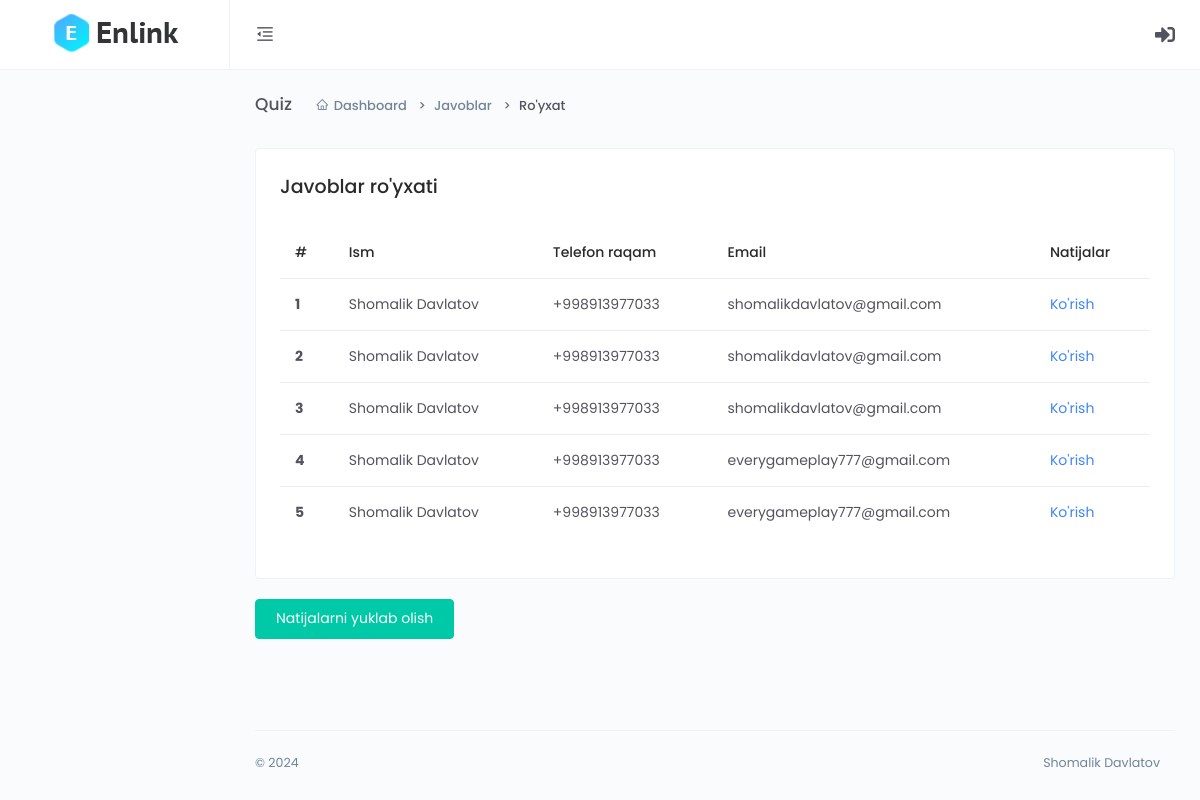
Screenshot of /dashboard/answer-list/5hFeY10fJoiEyQ9/ with the database file from the repository.
### main/models.py (models this page shows, shortened)
class CodeGenerate(models.Model):
    code = models.CharField(max_length=255, blank=True,unique=True)
    class Meta:
        abstract = True

class Answer(CodeGenerate):
    quiz = models.ForeignKey(Quiz, on_delete=models.CASCADE)
    user_name = models.CharField(max_length=255)
    phone = models.CharField(max_length=255, blank=True, null=True)
    email = models.EmailField(null=True, blank=True)

### dashboard/views.py (the view)
# urls.py: path('answer-list/<str:code>/', views.answer_list, name='answer_list'),
def answer_list(request, code):
    answers = models.Answer.objects.filter(quiz__code = code)
    context = {'answers':answers, 'code':code}
    return render(request, 'dashboard/answer/answer_list.html', context)

### templates/dashboard/answer/answer_list.html
{% extends 'dashboard/base.html' %}
{% block content %}
<div class="main-content">
    <div class="page-header">
        <h2 class="header-title">Quiz</h2>
        <div class="header-sub-title">
            <nav class="breadcrumb breadcrumb-dash">
                <a href="#" class="breadcrumb-item"><i class="anticon anticon-home m-r-5"></i>Dashboard</a>
                <a class="breadcrumb-item" href="#">Javoblar</a>
                <span class="breadcrumb-item active">Ro'yxat</span>
            </nav>
        </div>
    </div>
    <div class="card">
        <div class="card-body">
            <h4>Javoblar ro'yxati</h4>
            <div class="m-t-25">
                <div class="table-responsive">
                    <table class="table">
                        <thead>
                            <tr>
                                <th scope="col">#</th>
                                <th scope="col">Ism</th>
                                <th scope="col">Telefon raqam</th>
                                <th scope="col">Email</th>
                                <th scope="col">Natijalar</th>
                            </tr>
                        </thead>
                        <tbody>
                            {% for a in answers %}
                            <tr>
                                <th scope="row">{{forloop.counter}}</th>
                                <td>{{a.user_name}}</td>
                                <td>{{a.phone}}</td>
                                <td>{{a.email}}</td>
                                <td><a href="{% url 'dashboard:answer_detail' a.code %}">Ko'rish</a></td>
                            </tr>
                            {% endfor %}
                        </tbody>
                    </table>
                </div>
            </div>
        </div>
    </div>
    <a href="{% url 'dashboard:excel_download' code %}">
        <button class="btn btn-success m-r-5">Natijalarni yuklab olish</button>
    </a>
</div>
{% endblock %}

### rows the page displays
Answer: user_name "Shomalik Davlatov", phone "+998913977033", email "shomalikdavlatov@gmail.com"
Answer: user_name "Shomalik Davlatov", phone "+998913977033", email "shomalikdavlatov@gmail.com"
Answer: user_name "Shomalik Davlatov", phone "+998913977033", email "shomalikdavlatov@gmail.com"
Answer: user_name "Shomalik Davlatov", phone "+998913977033", email "everygameplay777@gmail.com"
Answer: user_name "Shomalik Davlatov", phone "+998913977033", email "everygameplay777@gmail.com"
